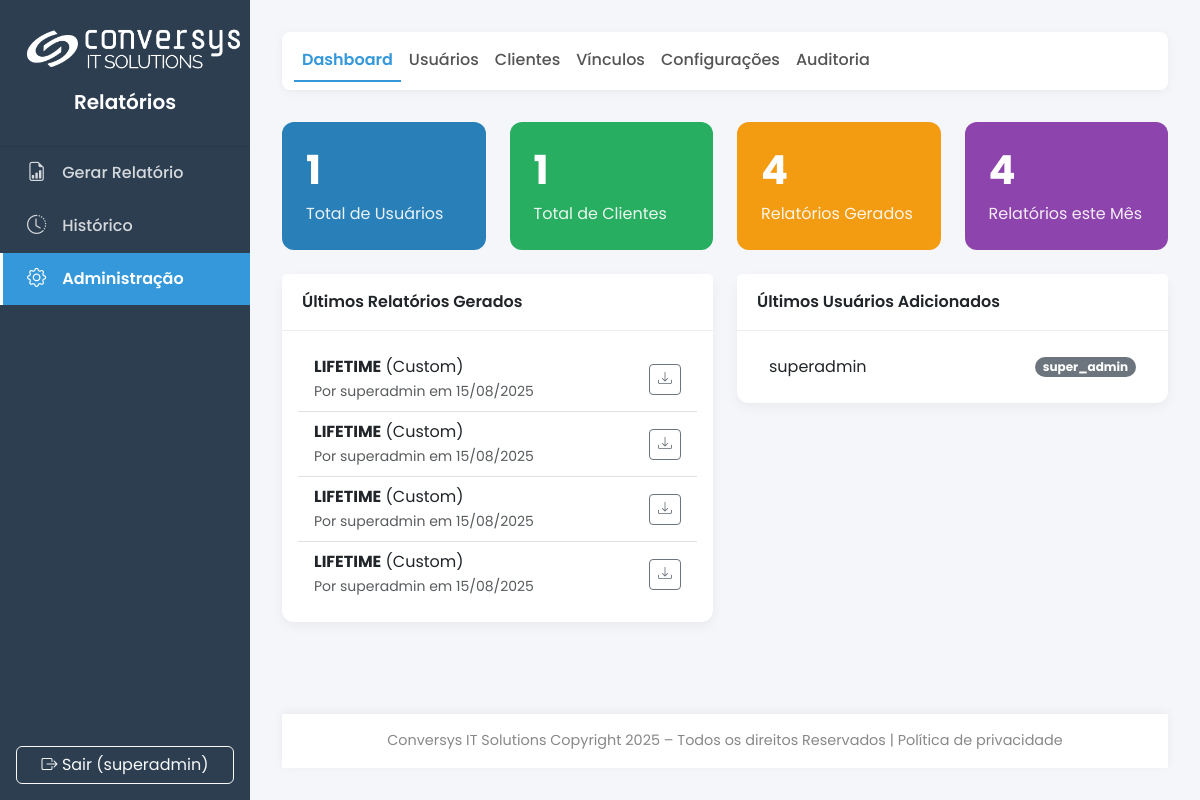
Page /admin (signed in) on the earlier database version.
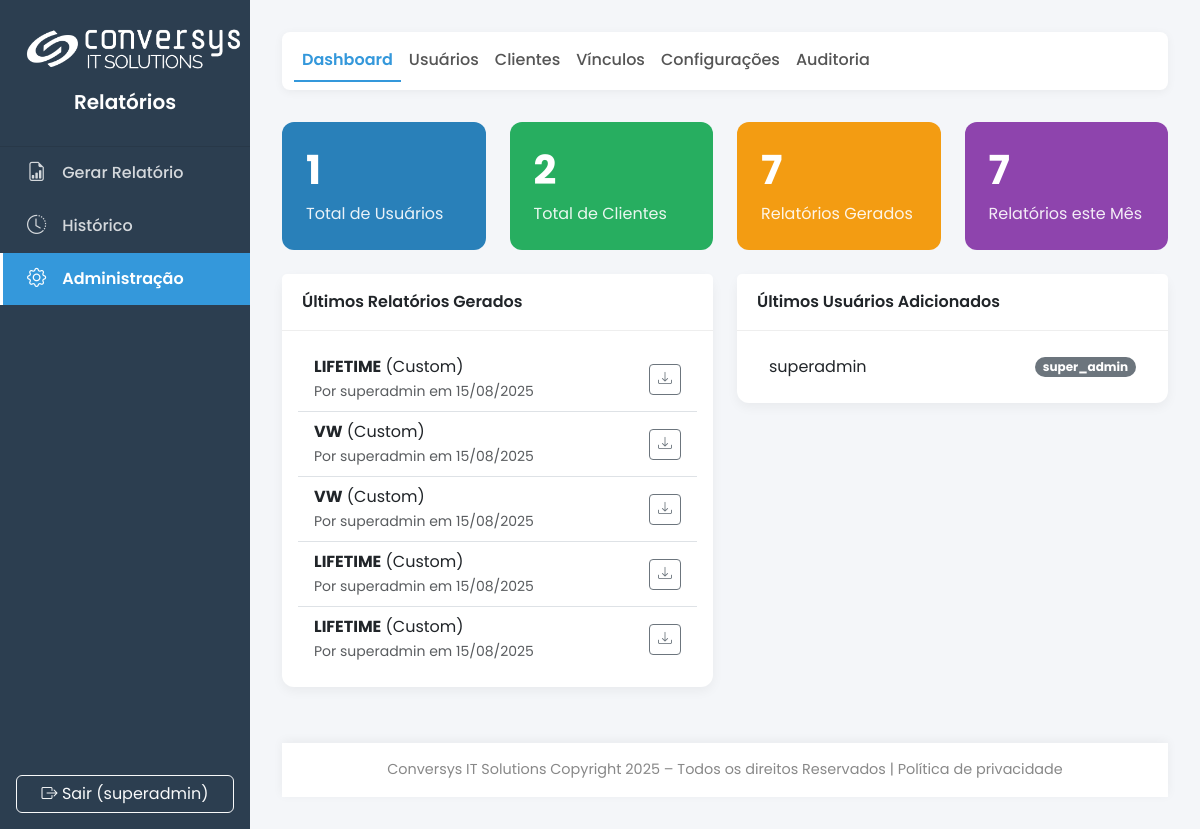
Same page on the later database version.
### main.py (models this page shows, shortened)
class Report(db.Model):
    id = db.Column(db.Integer, primary_key=True)
    filename = db.Column(db.String(255), unique=True, nullable=False)
    file_path = db.Column(db.String(255), nullable=False)
    created_at = db.Column(db.DateTime, default=dt.datetime.utcnow)
    reference_month = db.Column(db.String(7), nullable=False)
    user_id = db.Column(db.Integer, db.ForeignKey('user.id'), nullable=False)
    client_id = db.Column(db.Integer, db.ForeignKey('client.id'), nullable=False)
    report_type = db.Column(db.String(50), default='custom', nullable=False)

class Client(db.Model):
    id = db.Column(db.Integer, primary_key=True)
    name = db.Column(db.String(100), unique=True, nullable=False)
    sla_contract = db.Column(db.Float, nullable=False, default=99.9)
    logo_path = db.Column(db.String(255), nullable=True)
    reports = db.relationship('Report', backref='client', lazy=True, cascade="all, delete-orphan")
    zabbix_groups = db.relationship('ClientZabbixGroup', backref='client', lazy=True, cascade="all, delete-orphan")

class User(UserMixin, db.Model):
    id = db.Column(db.Integer, primary_key=True)
    username = db.Column(db.String(64), unique=True, nullable=False)
    password_hash = db.Column(db.String(256))
    role_id = db.Column(db.Integer, db.ForeignKey('role.id'), nullable=False)
    role = db.relationship('Role', backref='users')
    reports = db.relationship('Report', backref='author', lazy=True)
    clients = db.relationship('Client', secondary=user_client_association, lazy='subquery',
                              backref=db.backref('users', lazy=True))
    def has_role(self, role_name): return self.role.name == role_name

class Role(db.Model):
    id = db.Column(db.Integer, primary_key=True)
    name = db.Column(db.String(50), unique=True, nullable=False)

### main.py (the view)
@app.route('/admin')
@admin_required
def admin_dashboard():
    stats = {
        'users': User.query.count(),
        'clients': Client.query.count(),
        'reports_total': Report.query.count(),
        'reports_month': Report.query.filter(Report.created_at >= dt.datetime.now().replace(day=1)).count()
    }
    latest_reports = Report.query.order_by(Report.created_at.desc()).limit(5).all()
    latest_users = User.query.order_by(User.id.desc()).limit(5).all()
    return render_template('dashboard.html', title="Dashboard Admin", stats=stats, latest_reports=latest_reports, latest_users=latest_users)

### main.py (called while the page is built)
@login_manager.user_loader
def load_user(user_id):
    return db.session.get(User, int(user_id))

@app.before_request
def before_request_func():
    g.sys_config = SystemConfig.query.first()

def admin_required(f):
    @wraps(f)
    @login_required
    def decorated_function(*args, **kwargs):
        if not (current_user.has_role('admin') or current_user.has_role('super_admin')):
            flash('Acesso negado. Você não tem permissão para acessar esta área.', 'danger')
            return redirect(url_for('gerar_form'))
        return f(*args, **kwargs)
    return decorated_function

def get_text_color_for_bg(hex_color):
    try:
        hex_color = hex_color.lstrip('#')
        r, g, b = tuple(int(hex_color[i:i+2], 16) for i in (0, 2, 4))
        luminance = (0.299 * r + 0.587 * g + 0.114 * b) / 255
        return '#212529' if luminance > 0.6 else '#ffffff'
    except (ValueError, TypeError):
        return '#ffffff'

### templates/dashboard.html (shortened to what this page needs)
{% extends 'admin/base.html' %}
{% block admin_content %}
<div class="row">
    <div class="col-md-6 col-xl-3 mb-4">
        <div class="stat-card" style="background-color: #2980b9;">
            <h3>{{ stats.users }}</h3><p>Total de Usuários</p>
        </div>
    </div>
    <div class="col-md-6 col-xl-3 mb-4">
        <div class="stat-card" style="background-color: #27ae60;">
            <h3>{{ stats.clients }}</h3><p>Total de Clientes</p>
        </div>
    </div>
    <div class="col-md-6 col-xl-3 mb-4">
        <div class="stat-card" style="background-color: #f39c12;">
            <h3>{{ stats.reports_total }}</h3><p>Relatórios Gerados</p>
        </div>
    </div>
    <div class="col-md-6 col-xl-3 mb-4">
        <div class="stat-card" style="background-color: #8e44ad;">
            <h3>{{ stats.reports_month }}</h3><p>Relatórios este Mês</p>
        </div>
    </div>
</div>
<div class="row">
    <div class="col-lg-6 mb-4">
        <div class="card">
            <div class="card-header">Últimos Relatórios Gerados</div>
            <div class="card-body">
                <ul class="list-group list-group-flush">
                {% for report in latest_reports %}
                    <li class="list-group-item d-flex justify-content-between align-items-center">
                        <div><strong>{{ report.client.name }}</strong> ({{ report.report_type.replace('_', ' ')|title }})<br><small class="text-muted">Por {{ report.author.username }} em {{ report.created_at.strftime('%d/%m/%Y') }}</small></div>
                        <a href="{{ url_for('download_report', report_id=report.id) }}" class="btn btn-sm btn-outline-secondary"><i class="bi bi-download"></i></a>
                    </li>
                {% else %}
                    <li class="list-group-item text-center text-muted">Nenhum relatório gerado ainda.</li>
                {% endfor %}
                </ul>
            </div>
        </div>
    </div>
    <div class="col-lg-6 mb-4">
        <div class="card">
            <div class="card-header">Últimos Usuários Adicionados</div>
            <div class="card-body">
                <ul class="list-group list-group-flush">
                {% for user in latest_users %}
                    <li class="list-group-item d-flex justify-content-between align-items-center">
                        {{ user.username }}
                        <span class="badge bg-secondary rounded-pill">{{ user.role.name }}</span>
                    </li>
                {% else %}
                    <li class="list-group-item text-center text-muted">Nenhum usuário recente.</li>
                {% endfor %}
                </ul>
            </div>
        </div>
    </div>
</div>
{% endblock %}

### templates/base.html (shortened to what this page needs)
<!DOCTYPE html>
<html lang="pt-BR"><head><link href="https://cdn.jsdelivr.net/npm/bootstrap@5.3.3/dist/css/bootstrap.min.css" rel="stylesheet"><link href="https://cdn.jsdelivr.net/npm/bootstrap-icons@1.11.3/font/bootstrap-icons.min.css" rel="stylesheet">
<style>
{% set sidebar_text_color = g.sys_config.primary_color | text_color_for_bg %}
:root { --primary-color: {{ g.sys_config.primary_color | default('#2c3e50') }}; --secondary-color: {{ g.sys_config.secondary_color | default('#3498db') }}; --bg-light: #f4f6f9; --sidebar-width: 250px; }
html, body { height: 100%; }
body { font-family: 'Poppins', sans-serif; background-color: var(--bg-light); display: flex; flex-direction: column; }
.wrapper { display: flex; flex-grow: 1; }
.sidebar { width: var(--sidebar-width); min-height: 100vh; background: var(--primary-color); transition: margin-left 0.3s; display: flex; flex-direction: column; flex-shrink: 0; }
#content { flex-grow: 1; padding: 2rem; display: flex; flex-direction: column; }
.main-content { flex-grow: 1; }
.sidebar-header { padding: 1.5rem; text-align: center; border-bottom: 1px solid rgba(0,0,0,0.1); }
.sidebar-header .logo { display: block; margin: 0 auto; }
.sidebar-header h5 { color: {{ sidebar_text_color }}; font-weight: 600; margin-top: 1rem; }
.sidebar .nav-link { color: {{ sidebar_text_color }}; opacity: 0.8; padding: 0.75rem 1.5rem; display: flex; align-items: center; font-weight: 500; border-left: 3px solid transparent; transition: all 0.2s ease; }
.sidebar .nav-link i { margin-right: 1rem; font-size: 1.2rem; }
.sidebar .nav-link:hover { color: {{ sidebar_text_color }}; opacity: 1; background-color: rgba(0,0,0,0.1); }
.sidebar .nav-link.active { color: #fff; opacity: 1; background-color: var(--secondary-color); border-left-color: #fff; font-weight: 600; }
.top-navbar { background-color: #fff; border-radius: 0.5rem; box-shadow: 0 2px 10px rgba(0,0,0,0.05); margin-bottom: 2rem; }
.top-navbar .nav-link { color: #555; font-weight: 500; }
.top-navbar .nav-link.active { color: var(--secondary-color); font-weight: 600; border-bottom: 2px solid var(--secondary-color); }
.card { border: none; border-radius: 0.75rem; box-shadow: 0 4px 12px rgba(0,0,0,0.05); }
.card-header { background-color: #fff; border-bottom: 1px solid #eee; font-weight: 600; padding: 1rem 1.25rem; }
.footer { text-align: center; padding: 1rem; color: #888; font-size: 0.9em; background-color: #fff; box-shadow: 0 -2px 10px rgba(0,0,0,0.05); margin-top: 2rem; }
.stat-card { color: white; border-radius: 0.75rem; padding: 1.5rem; }
.stat-card h3 { font-size: 2.5rem; font-weight: 700; }
.stat-card p { margin: 0; opacity: 0.9; }
</style></head>
<body><div class="wrapper">
<nav class="sidebar">
<div><div class="sidebar-header">
{% if g.sys_config.logo_dark_bg_path %}
    <img src="{{ url_for('uploaded_file', filename=g.sys_config.logo_dark_bg_path) }}" alt="Logo" class="logo" style="max-height: {{ g.sys_config.logo_size }}px;">
{% endif %}
<h5>{{ g.sys_config.company_name }}</h5></div>
<ul class="nav flex-column">
<li class="nav-item"><a class="nav-link {% if request.endpoint == 'gerar_form' %}active{% endif %}" href="{{ url_for('gerar_form') }}"><i class="bi bi-file-earmark-bar-graph"></i> Gerar Relatório</a></li>
<li class="nav-item"><a class="nav-link {% if request.endpoint == 'history' %}active{% endif %}" href="{{ url_for('history') }}"><i class="bi bi-clock-history"></i> Histórico</a></li>
{% if not current_user.has_role('client') %}
<li class="nav-item"><a class="nav-link {% if 'admin' in request.endpoint %}active{% endif %}" href="{{ url_for('admin_dashboard') }}"><i class="bi bi-gear"></i> Administração</a></li>
{% endif %}
</ul></div>
<div class="mt-auto p-3"><a href="{{ url_for('logout') }}" class="btn btn-outline-light w-100"><i class="bi bi-box-arrow-right"></i> Sair ({{ current_user.username }})</a></div>
</nav>
<main id="content">
<div class="main-content">
{% block content %}{% endblock %}
</div>
<footer class="footer">{{ g.sys_config.footer_text|safe }}</footer>
</main></div>
</body></html>

Differences in the rows shown:
no longer on this page (row unchanged): Report: client.name "LIFETIME", report_type.replace "Custom", author.username "superadmin", created_at "15/08/2025"
added Report: client.name "VW", report_type.replace "Custom", author.username "superadmin", created_at "15/08/2025"
added Report: client.name "VW", report_type.replace "Custom", author.username "superadmin", created_at "15/08/2025"
Other differences:
{{ stats.clients }}: "1" → "2"
{{ stats.reports_total }}: "4" → "7"
{{ stats.reports_month }}: "4" → "7"
